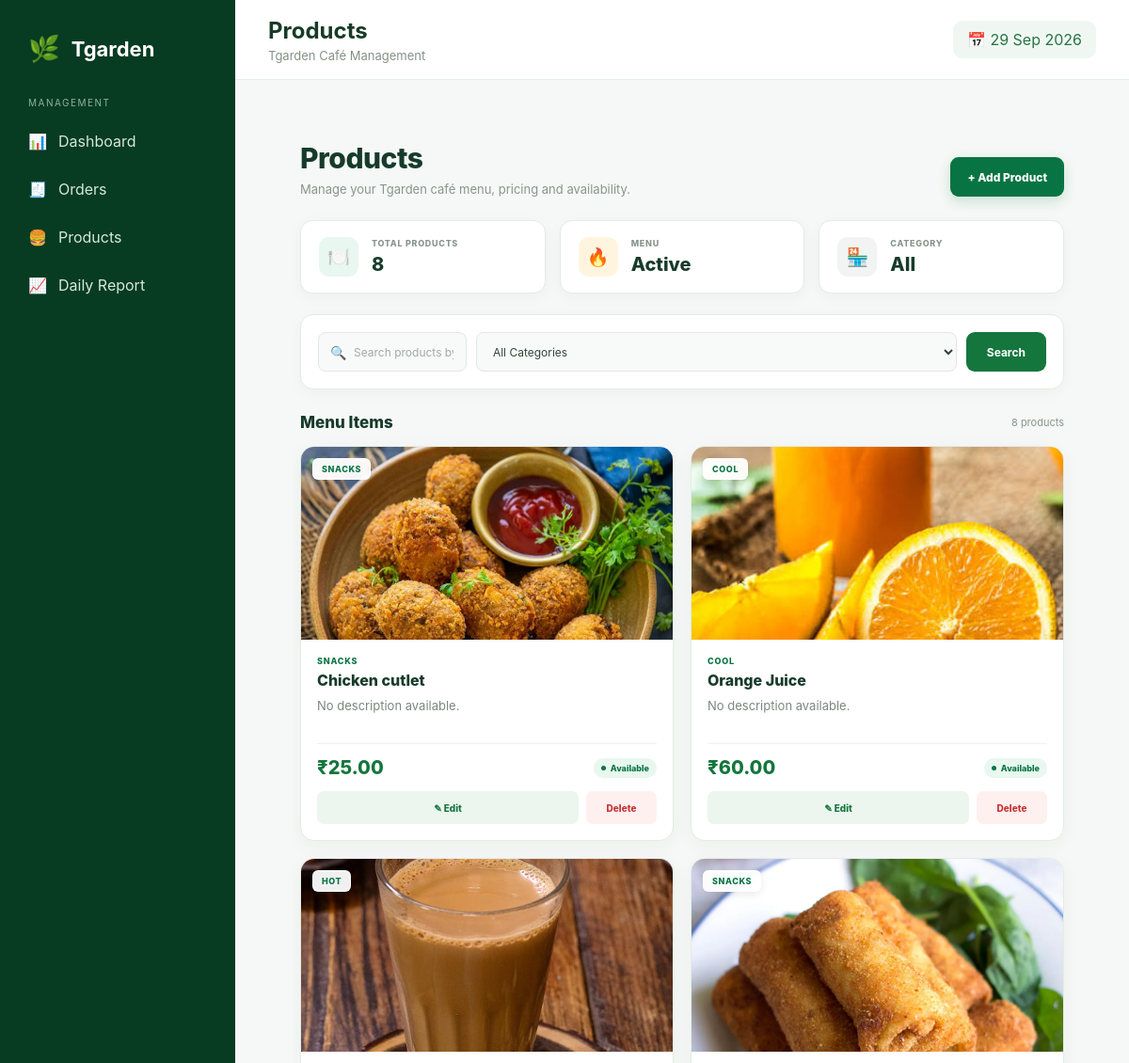
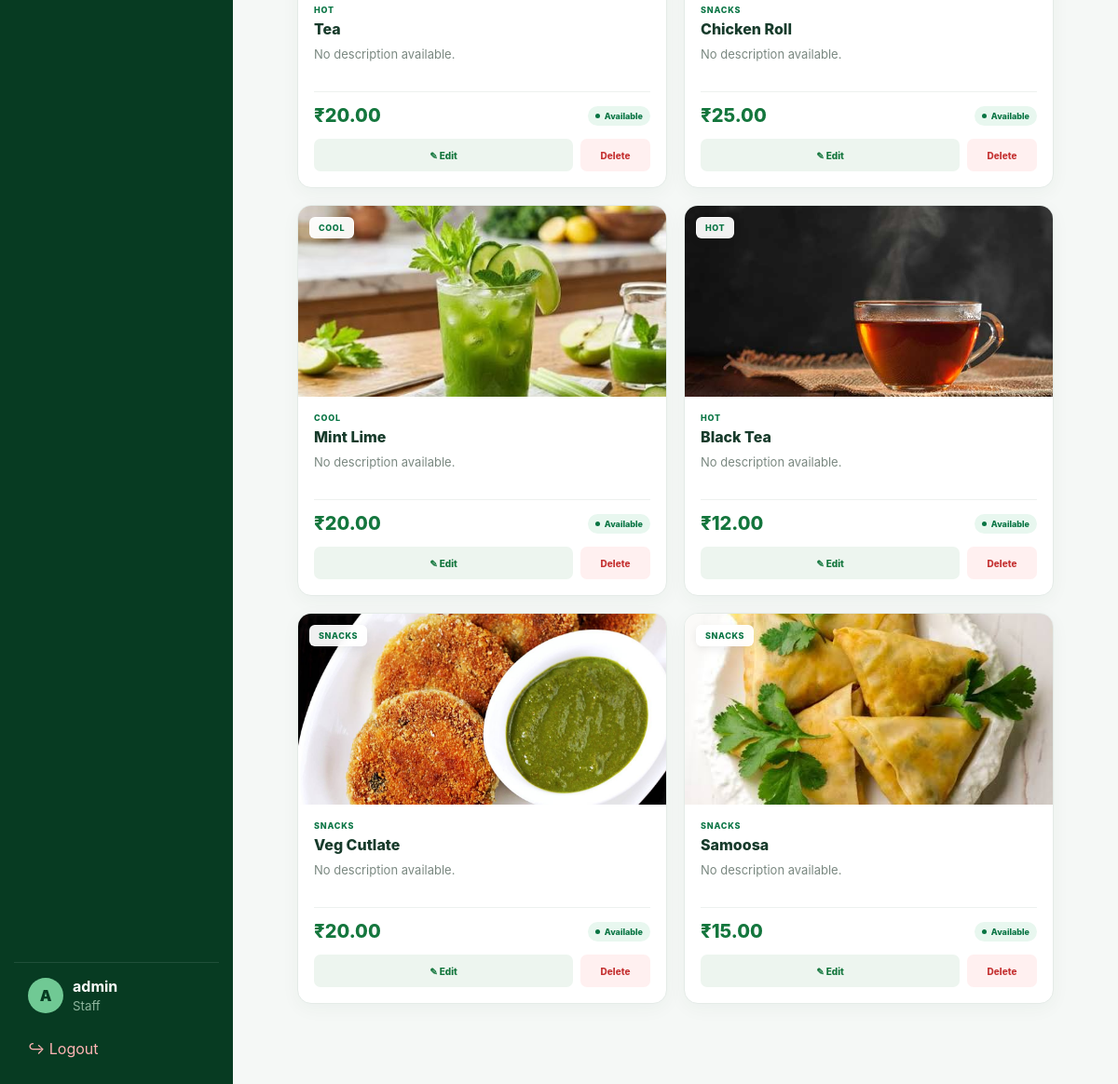
The app's page /staff/products/ (signed in) with its own data (2 pictures, top to bottom).
### cafe/models.py (models this page shows, shortened)
class Product(models.Model):
    CATEGORY_CHOICES = [
        ("HOT", "Hot"),
        ("COOL", "Cool"),
        ("SNACKS", "Snacks"),
    ]
    name = models.CharField(
        max_length=200
    )
    description = models.TextField(
        blank=True
    )
    price = models.DecimalField(
        max_digits=10,
        decimal_places=2
    )
    image = models.ImageField(
        upload_to="products/",
        blank=True,
        null=True
    )
    category = models.CharField(
        max_length=20,
        choices=CATEGORY_CHOICES,
        default="SNACKS"
    )
    is_available = models.BooleanField(
        default=True
    )
    created_at = models.DateTimeField(
        auto_now_add=True
    )
    class Meta:
        ordering = ["-created_at"]

### staff/views.py (the view)
@staff_required
def products(request):
    products = Product.objects.all().order_by(
        "-created_at"
    )
    search = request.GET.get("search")
    category = request.GET.get("category")
    if search:
        products = products.filter(
            name__icontains=search
        )
    if category:
        products = products.filter(
            category=category
        )
    return render(
        request,
        "staff/products.html",
        {
            "products": products,
            "search": search or "",
            "category": category or "",
        }
    )

### staff/views.py (called while the page is built)
def is_staff(user):
    return user.is_authenticated and user.is_staff

### staff/templates/staff/products.html (shortened to what this page needs)
{% extends "staff/base.html" %}
{% block page_title %}
Products
{% endblock %}
{% block content %}
<div class="products-page">
    <div class="products-header">
        <div class="products-header-left">
            <h1>
                Products
            </h1>
            <p>
                Manage your Tgarden café menu, pricing and availability.
            </p>
        </div>
        <a
            href="{% url 'staff:add_product' %}"
            class="primary-button"
        >
            + Add Product
        </a>
    </div>
    <div class="product-stats">
        <div class="stat-card">
            <div class="stat-icon green">
                🍽️
            </div>
            <div class="stat-text">
                <small>
                    Total Products
                </small>
                <strong>
                    {{ products|length }}
                </strong>
            </div>
        </div>
        <div class="stat-card">
            <div class="stat-icon orange">
                🔥
            </div>
            <div class="stat-text">
                <small>
                    Menu
                </small>
                <strong>
                    Active
                </strong>
            </div>
        </div>
        <div class="stat-card">
            <div class="stat-icon gray">
                🏪
            </div>
            <div class="stat-text">
                <small>
                    Category
                </small>
                <strong>
                    {% if category %}
                        {{ category }}
                    {% else %}
                        All
                    {% endif %}
                </strong>
            </div>
        </div>
    </div>
    <div class="search-card">
        <form
            method="GET"
            class="search-form"
        >
            <div class="search-input-wrapper">
                <span class="search-input-icon">
                </span>
                <input
                    type="text"
                    name="search"
                    value="{{ search }}"
                    placeholder="Search products by name or description..."
                >
            </div>
            <select name="category">
                <option value="">
                    All Categories
                </option>
            </select>
            <button
                type="submit"
                class="search-button"
            >
                Search
            </button>
        </form>
    </div>
    <div class="products-section-header">
        <h2>
            Menu Items
        </h2>
        <span>
            {% if products %}
                {{ products|length }} product{{ products|length|pluralize }}
            {% else %}
                0 products
            {% endif %}
        </span>
    </div>
    <div class="product-grid">
        {% for product in products %}
        <div class="product-card">
            <div class="product-image">
                {% if product.image %}
                    <img
                        src="{{ product.image.url }}"
                        alt="{{ product.name }}"
                    >
                {% else %}
                    <div class="no-image">
                        🍽️
                    </div>
                {% endif %}
                <span class="category-badge">
                    {{ product.category }}
                </span>
            </div>
            <div class="product-info">
                <div class="product-category">
                    {{ product.category }}
                </div>
                <h3>
                    {{ product.name }}
                </h3>
                <p class="product-description">
                    {% if product.description %}
                        {{ product.description|truncatewords:12 }}
                    {% else %}
                        No description available.
                    {% endif %}
                </p>
                <div class="product-bottom">
                    <strong class="product-price">
                        ₹{{ product.price|floatformat:2 }}
                    </strong>
                    {% if product.is_available %}
                        <span class="available">
                            Available
                        </span>
                    {% else %}
                        <span class="unavailable">
                            Unavailable
                        </span>
                    {% endif %}
                </div>
                <div class="product-actions">
                    <a
                        href="{% url 'staff:edit_product' product.id %}"
                        class="edit-button"
                    >
                        ✎ Edit
                    </a>
                    <form
                        method="POST"
                        action="{% url 'staff:delete_product' product.id %}"
                        class="delete-form"
                    >
                        <button
                            type="submit"
                            class="delete-button"
                            onclick="return confirm('Are you sure you want to delete {{ product.name }}?')"
                        >
                            Delete
                        </button>
                    </form>
                </div>
            </div>
        </div>
        {% endfor %}
    </div>
</div>
{% endblock %}

### staff/templates/staff/base.html (shortened to what this page needs)
{% load static %}
<!DOCTYPE html>
<html>
<head>
    <link
        rel="stylesheet"
        href="{% static 'staff/css/staff.css' %}"
    >
</head>
<body>
<div class="staff-layout">
    <aside class="sidebar">
        <div class="sidebar-logo">
            <span>
                🌿
            </span>
            <strong>
                Tgarden
            </strong>
        </div>
        <div class="sidebar-label">
            MANAGEMENT
        </div>
        <a
            href="{% url 'staff:dashboard' %}"
            class="sidebar-link"
        >
            📊
            <span>Dashboard</span>
        </a>
        <a
            href="{% url 'staff:orders' %}"
            class="sidebar-link"
        >
            🧾
            <span>Orders</span>
        </a>
        <a
            href="{% url 'staff:products' %}"
            class="sidebar-link"
        >
            🍔
            <span>Products</span>
        </a>
        <a
            href="{% url 'staff:daily_report' %}"
            class="sidebar-link"
        >
            📈
            <span>Daily Report</span>
        </a>
        <div class="sidebar-bottom">
            <div class="staff-user">
                <div class="user-avatar">
                    {{ request.user.username|first|upper }}
                </div>
                <div>
                    <strong>
                        {{ request.user.username }}
                    </strong>
                    <small>
                        Staff
                    </small>
                </div>
            </div>
            <a
                href="{% url 'staff:logout' %}"
                class="logout-link"
            >
                ↪ Logout
            </a>
        </div>
    </aside>
    <main class="staff-main">
        <header class="staff-header">
            <div>
                <h2>
                    {% block page_title %}{% endblock %}
                </h2>
                <p>
                    Tgarden Café Management
                </p>
            </div>
            <div class="header-date">
                📅 {% now "d M Y" %}
            </div>
        </header>
        <div class="staff-content">
            {% block content %}
            {% endblock %}
        </div>
    </main>
</div>
</body>
</html>

### staff/static/staff/css/staff.css (style rules this page uses)
* { box-sizing: border-box; }
body { margin: 0; font-family: Inter, Arial, sans-serif; background: #f5f8f6; color: #173b28; }
.staff-layout { min-height: 100vh; display: flex; }
.sidebar { width: 250px; background: #073b22; color: white; padding: 25px 15px; position: fixed; top: 0; bottom: 0; left: 0; display: flex; flex-direction: column; }
.sidebar-logo { display: flex; align-items: center; gap: 12px; padding: 10px 15px 35px; font-size: 22px; }
.sidebar-logo span { font-size: 27px; }
.sidebar-label { font-size: 10px; letter-spacing: 1.5px; color: #8eb59e; padding: 0 15px 12px; }
.sidebar-link { display: flex; gap: 12px; align-items: center; padding: 13px 15px; margin-bottom: 5px; border-radius: 10px; color: #d5e8dc; text-decoration: none; }
.sidebar-bottom { margin-top: auto; }
.staff-user { display: flex; gap: 10px; align-items: center; padding: 15px; border-top: 1px solid rgba(255,255,255,.1); }
.user-avatar { width: 38px; height: 38px; border-radius: 50%; display: flex; align-items: center; justify-content: center; background: #70c994; color: #073b22; font-weight: 900; }
.staff-user strong { display: block; }
.staff-user small { color: #8eb59e; }
.logout-link { display: block; padding: 12px 15px; color: #ffb4b4; text-decoration: none; }
.staff-main { margin-left: 250px; width: calc(100% - 250px); }
.staff-header { height: 85px; background: white; border-bottom: 1px solid #e6eee9; padding: 18px 35px; display: flex; align-items: center; justify-content: space-between; }
.staff-header h2 { margin: 0; }
.staff-header p { margin: 4px 0 0; color: #849189; font-size: 13px; }
.header-date { background: #f0f7f2; padding: 10px 15px; border-radius: 10px; color: #287447; }
.staff-content { padding: 35px; }
.stat-card { background: white; border-radius: 16px; padding: 22px; display: flex; gap: 15px; align-items: center; box-shadow: 0 4px 20px rgba(20,80,40,.05); }
.stat-card strong { display: block; font-size: 28px; margin-top: 5px; }
.stat-icon { width: 50px; height: 50px; border-radius: 13px; display: flex; align-items: center; justify-content: center; font-size: 22px; }
.stat-icon.green { background: #e7f6ec; }
.stat-icon.orange { background: #fff2df; }
.primary-button { display: inline-block; background: #14763d; color: white; padding: 13px 20px; border-radius: 10px; text-decoration: none; border: none; font-weight: 700; cursor: pointer; }
.search-card { background: white; padding: 18px; border-radius: 15px; margin-bottom: 25px; }
.search-card form { display: flex; gap: 10px; }
.search-card input, .search-card select { padding: 12px 15px; border: 1px solid #dce8df; border-radius: 9px; outline: none; }
.search-card input { flex: 1; }
.search-card button { background: #14763d; color: white; border: none; padding: 12px 22px; border-radius: 9px; cursor: pointer; font-weight: 700; }
.product-grid { display: grid; grid-template-columns: repeat(3, 1fr); gap: 20px; }
.product-card { background: white; border-radius: 18px; overflow: hidden; box-shadow: 0 5px 20px rgba(20,80,40,.06); }
.product-image { height: 190px; background: #edf5ef; }
.product-image img { width: 100%; height: 100%; object-fit: cover; }
.product-info { padding: 20px; }
.product-category { color: #188044; font-size: 11px; font-weight: 800; text-transform: uppercase; letter-spacing: 1px; }
.product-info h3 { margin: 8px 0; }
.product-info p { color: #7a8880; font-size: 13px; min-height: 35px; }
.product-bottom { display: flex; justify-content: space-between; align-items: center; margin-top: 15px; }
.product-bottom strong { font-size: 20px; color: #14763d; }
.available { background: #e7f6ec; color: #14763d; padding: 5px 9px; border-radius: 20px; font-size: 11px; }
.product-actions { display: flex; gap: 8px; margin-top: 18px; }
.product-actions a, .product-actions button { flex: 1; text-align: center; padding: 9px; border-radius: 8px; border: none; cursor: pointer; text-decoration: none; background: #edf5ef; color: #14763d; font-weight: 700; }
.product-actions button { background: #fff0f0; color: #c53232; }
.stat-icon { width: 50px; height: 50px; border-radius: 14px; display: flex; align-items: center; justify-content: center; font-size: 22px; flex-shrink: 0; }
.stat-icon.green { background: #e8f7ee; }
.stat-icon { width: 50px; height: 50px; flex-shrink: 0; display: flex; align-items: center; justify-content: center; border-radius: 12px; font-size: 21px; font-weight: 800; }

### records on screen
Product: image (picture), category "SNACKS", name "Chicken cutlet", description "No description available.", price "25.00", is_available "Available"
Product: image (picture), category "COOL", name "Orange Juice", description "No description available.", price "60.00", is_available "Available"
Product: image (picture), category "HOT", name "Tea", description "No description available.", price "20.00", is_available "Available"
Product: image (picture), category "SNACKS", name "Chicken Roll", description "No description available.", price "25.00", is_available "Available"
Product: image (picture), category "COOL", name "Mint Lime", description "No description available.", price "20.00", is_available "Available"
Product: image (picture), category "HOT", name "Black Tea", description "No description available.", price "12.00", is_available "Available"
Product: image (picture), category "SNACKS", name "Veg Cutlate", description "No description available.", price "20.00", is_available "Available"
Product: image (picture), category "SNACKS", name "Samoosa", description "No description available.", price "15.00", is_available "Available"

### other values on screen
{{ request.user.username|first|upper }} "A"
{{ request.user.username }} "admin"
{{ products|length }} "8"
